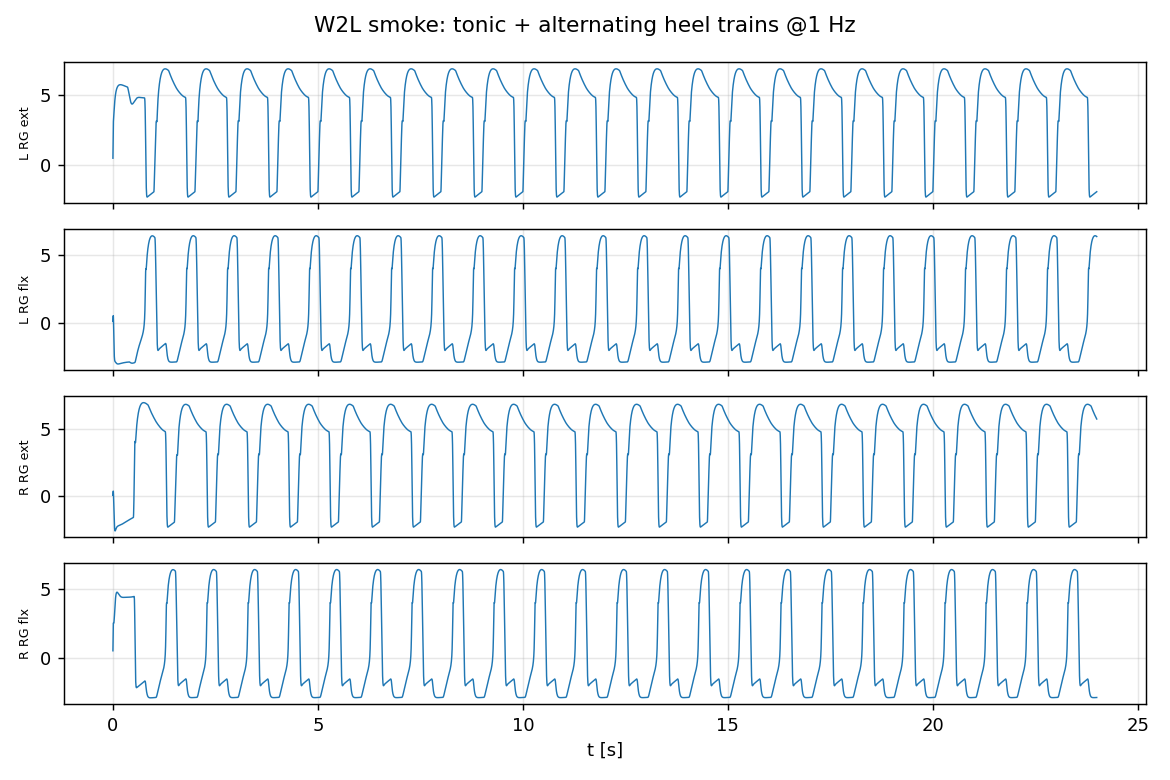

Recreate this plot in Python.
"""Smoke test for the transcribed W2L bilateral contact-driven CPG.

Builds the network (build_w2l_net.build, numpy backend), then integrates
>= 20 s at the repo's dt = 2 ms with:
  (a) a CONSTANT MILD DRIVE  - tonic current on all four RG half-centers
      through the TONIC ports (stack DRIVE convention; F tonic > E tonic -
      the F tonic is the escape engine, equal tonics co-latch);
  (b) ALTERNATING L/R HEEL-CONTACT PULSE TRAINS at ~1 Hz through the
      contact-neuron ports, at the AnimatLab adapter gain C = 20 nA
      (SESSION_NOTES build_contact.pl).
plus the verbatim antiphase kickoff: BOTH Stimulus_1 (into L RG ext) and
Stimulus_2 (into R RG flx) are 10 nA for t in [0, 0.01 s] in the AnimatLab
.aproj.

VERDICT (exit 0 only on PASS):
  W2L_SMOKE PASS period=<s> antiphase_r=<-1..1> rg_e_bursts_L=<n> rg_e_bursts_R=<n>
when BOTH RG-E half-centers burst rhythmically (>= 4 bursts each) in
antiphase (Pearson r < -0.5). Otherwise "W2L_SMOKE FAIL <reason>", exit 1.

Burst/antiphase conventions follow spinal/check_rhythm.py (threshold at half
the window max; np.corrcoef of the two RG-E traces).

Usage:
    python smoke_w2l.py [--tonic-e N] [--tonic-f N] [--freq HZ] [--width S]
                        [--duration S] [--contact-current N] [--c1 N]
                        [--v3 N] [--contact-syn N] [--plot]
"""
from __future__ import annotations

import argparse
import io
import sys
from pathlib import Path

import numpy as np

sys.stdout = io.TextIOWrapper(sys.stdout.buffer, encoding="utf-8")
sys.path.insert(0, str(Path(__file__).parent))

from build_w2l_net import DT, build  # noqa: E402

T_END_DEFAULT = 24.0        # s, >= 20 per the smoke contract
ANALYSIS_SKIP = 2.0         # s, drop the kickoff transient from the verdict


def main() -> int:
    ap = argparse.ArgumentParser()
    ap.add_argument("--tonic-e", type=float, default=2.0, dest="tonic_e",
                    help="nA, constant mild drive on each RG EXTENSOR "
                         "half-center (stack DRIVE convention)")
    ap.add_argument("--tonic-f", type=float, default=3.0, dest="tonic_f",
                    help="nA, constant mild drive on each RG FLEXOR "
                         "half-center. Kept ABOVE tonic-e: the F tonic is "
                         "the escape engine that cuts the E plateau (tonic-f "
                         "2.5 left the E bursts too duty-wide for the "
                         "antiphase gate; equal tonics co-latch)")
    ap.add_argument("--freq", type=float, default=1.0,
                    help="Hz of the alternating heel-contact trains")
    ap.add_argument("--width", type=float, default=0.30,
                    help="s, active fraction-width of each heel pulse")
    ap.add_argument("--contact-current", type=float, default=20.0,
                    help="nA per active contact (AnimatLab adapter Gain C=20)")
    ap.add_argument("--contact-syn", type=float, default=None,
                    dest="contact_syn",
                    help="override contact-neuron OUTPUT synapse gain "
                         "(W2L_GAINS['contact']; the 20 nA adapter current "
                         "is separate)")
    ap.add_argument("--c1", type=float, default=None,
                    help="override c1 commissural inhibition gain "
                         "(W2L_GAINS['c1_inh'])")
    ap.add_argument("--v3", type=float, default=None,
                    help="override V3 commissural excitation gain "
                         "(W2L_GAINS['v3_weak'])")
    ap.add_argument("--duration", type=float, default=T_END_DEFAULT)
    ap.add_argument("--plot", action="store_true")
    args = ap.parse_args()

    gains = {}
    if args.contact_syn is not None:
        gains["contact"] = args.contact_syn
    if args.c1 is not None:
        gains["c1_inh"] = args.c1
    if args.v3 is not None:
        gains["v3_weak"] = args.v3
    net = build(gains=gains)
    print(f"neurons: {len(net.idx)}  synapses: {net.n_synapses}  "
          f"inputs: {len(net.inputs)}")

    dt = DT
    nsteps = int(round(args.duration / dt))
    u = net.make_inputs()
    i_s1 = net.input_index("Stimulus_1")
    i_s2 = net.input_index("Stimulus_2 (10nA)")
    i_tonic = {"E": [net.input_index("TONIC " + w) for w in
                     ("L RG ext", "R RG ext")],
               "F": [net.input_index("TONIC " + w) for w in
                     ("L RG flx", "R RG flx")]}
    i_heel = {"L": net.input_index("L heel contact"),
              "R": net.input_index("R heel contact")}

    watch = ["L RG ext", "L RG flx", "R RG ext", "R RG flx"]
    cols = {w: np.zeros(nsteps) for w in watch}

    kick_until = 0.01  # s - the .aproj stimulus window (verbatim)
    period_s = 1.0 / args.freq

    for k in range(nsteps):
        t = k * dt
        u[:] = 0.0
        # (a) constant mild drive (stack DRIVE convention: both half-centers
        # of a side carry tonic) + the verbatim 10 ms 10 nA kickoff pair
        for i in i_tonic["E"]:
            u[i] = args.tonic_e
        for i in i_tonic["F"]:
            u[i] = args.tonic_f
        u[i_s1] = 10.0 if t < kick_until else 0.0
        u[i_s2] = 10.0 if t < kick_until else 0.0
        # (b) alternating heel-contact trains at ~1 Hz, C = 20 nA
        phase = (t % period_s) / period_s
        u[i_heel["L"]] = args.contact_current if phase < args.width else 0.0
        u[i_heel["R"]] = args.contact_current if (phase >= 0.5 and
                                                  phase < 0.5 + args.width) \
            else 0.0
        V = net.step(u)
        if not np.isfinite(V).all():
            print(f"W2L_SMOKE FAIL non-finite membrane potential at "
                  f"t={t:.3f} s")
            return 1
        for w in watch:
            cols[w][k] = V[net.idx[w]]

    # ---------------- verdict analysis (check_rhythm.py conventions) --------
    win = np.arange(nsteps) * dt >= ANALYSIS_SKIP
    lE = cols["L RG ext"][win]
    rE = cols["R RG ext"][win]
    if lE.max() < 1e-6 or rE.max() < 1e-6:
        print("W2L_SMOKE FAIL an RG-E trace is flat "
              f"(L max {lE.max():.3g} mV, R max {rE.max():.3g} mV)")
        return 1

    def bursts(sig):
        on = sig > 0.5 * sig.max()
        starts = np.flatnonzero(on[1:] & ~on[:-1]) + 1
        return starts

    sL, sR = bursts(lE), bursts(rE)
    nL, nR = len(sL), len(sR)
    r = float(np.corrcoef(lE, rE)[0, 1])
    per_L = float(np.diff(sL).mean() * dt) if nL >= 2 else float("nan")
    per_R = float(np.diff(sR).mean() * dt) if nR >= 2 else float("nan")

    print(f"window {ANALYSIS_SKIP:.0f}-{args.duration:.0f} s | "
          f"L RG E max {lE.max():.2f} mV, R RG E max {rE.max():.2f} mV")
    print(f"bursts: L={nL} (period {per_L:.3f} s)  R={nR} "
          f"(period {per_R:.3f} s)")
    print(f"left-right RG-E correlation (want < -0.5 for antiphase): {r:.3f}")
    print(f"F-side check: L RG F max {cols['L RG flx'][win].max():.2f} mV, "
          f"R RG F max {cols['R RG flx'][win].max():.2f} mV")

    if args.plot:
        try:
            import matplotlib.pyplot as plt
            fig, ax = plt.subplots(4, 1, figsize=(9, 6), sharex=True)
            t = np.arange(nsteps) * dt
            for a, w in zip(ax, watch):
                a.plot(t, cols[w], lw=0.8)
                a.set_ylabel(w, fontsize=7)
                a.grid(True, alpha=0.3)
            ax[-1].set_xlabel("t [s]")
            fig.suptitle("W2L smoke: tonic + alternating heel trains "
                         f"@{args.freq:g} Hz")
            fig.tight_layout()
            out = Path(__file__).parent / "smoke_w2l.png"
            fig.savefig(out, dpi=130)
            print(f"plot: {out}")
        except Exception as e:  # plotting must never flip the verdict
            print(f"(plot skipped: {e})")

    if nL < 4 or nR < 4:
        print(f"W2L_SMOKE FAIL too few RG-E bursts (L={nL}, R={nR}, want >= 4)")
        return 1
    if not (r < -0.5):
        print(f"W2L_SMOKE FAIL antiphase correlation r={r:.3f} not < -0.5")
        return 1

    print(f"W2L_SMOKE PASS period={per_L:.3f} antiphase_r={r:.3f} "
          f"rg_e_bursts_L={nL} rg_e_bursts_R={nR}")
    return 0


if __name__ == "__main__":
    sys.exit(main())
